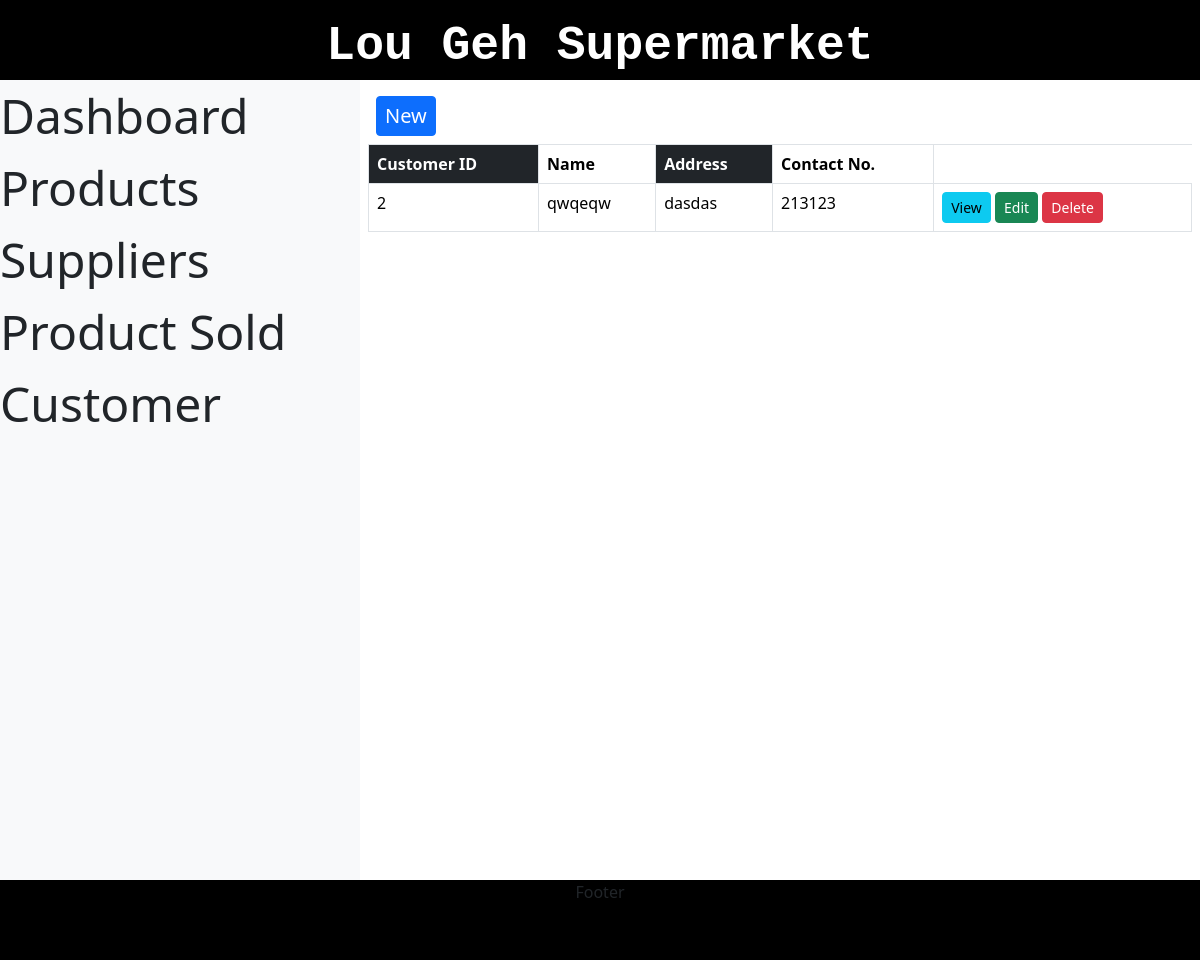
/customer.php, run on the app's committed database.
### tables this page shows
CREATE TABLE `customers_tbl` (
  `customer_id` smallint(12) NOT NULL,
  `full_name` varchar(50) NOT NULL,
  `address` varchar(50) NOT NULL,
  `contact_no` varchar(20) NOT NULL
);

### customer.php (the view, shortened to what this page needs)
<?php include 'conn.php' ?>
<html lang="en">
<head>
    <link rel="stylesheet" href="css/bootstrap.css">
    <link rel="stylesheet" href="style.css">
</head>
<body>
    <div class="header text-white fw-bolder font-monospace f">Lou Geh Supermarket</div>
    <div class="sidebar bg-light" style="font-size: 3rem;">
        <a class="nav-link  text-dark" href="#">Dashboard</a>
        <a class="nav-link  active text-dark" href="products.php">Products</a>
        <a class="nav-link text-dark" href="suppliers.php">Suppliers</a>
        <a class="nav-link text-dark" href="order.php">Product Sold</a>
        <a class="nav-link text-dark " href="customer.php">Customer</a>
    </div>
    <div class="body">
          <div class="row p-2">
            <div class="col-xs-12">
              <div class="box">
                 <a href="customers_modal.php"  class="btn btn-primary btn-sm btn-flat m-2 fs-5"><i class="fa fa-plus"></i> New</a>
                <div class="box-body">
                  <table id="example1" class="table table-bordered">
                    <thead>
                        <th class="bg-dark text-white">Customer ID</th>
                      <th>Name</th>
                      <th class="bg-dark text-white">Address</th>
                      <th>Contact No.</th>
                    <tbody>
                    <?php
                                    $query = "SELECT * FROM customers_tbl";
                                    $query_run = mysqli_query($conn, $query);
                                    if(mysqli_num_rows($query_run) > 0)
                                    {
                                        foreach($query_run as $customer)
                                        {
                                            ?>
                                            <tr>
                                                <td><?= $customer['customer_id']; ?></td>
                                                <td><?= $customer['full_name']; ?></td>
                                                <td><?= $customer['address']; ?></td>
                                                <td><?= $customer['contact_no']; ?></td>
                                                <td>
                                                    <a href="customer_view.php?id=<?= $customer['customer_id']; ?>" class="btn btn-info btn-sm ">View</a>
                                                    <a href="customer_edit.php?id=<?= $customer['customer_id']; ?>" class="btn btn-success btn-sm">Edit</a>
                                                    <form action="customer_crud.php" method="POST" class="d-inline">
                                                        <button type="submit" name="delete_customer" value="<?=$customer['customer_id'];?>" class="btn btn-danger btn-sm">Delete</button>
                                                    </form>
                                                </td>
                                            </tr>
                                            <?php
                                        }
                                    }
                                    else
                                    {
                                        echo "<h5> No Record Found </h5>";
                                    }
                                ?>
                    </tbody>
                    </thead>
                  </table>
                </div>
              </div>
            </div>
          </div>
    </div>
    <div class="footer">Footer</div>
</body>
</html>

### style.css (style rules this page uses)
* { margin: 0; padding: 0; box-sizing: border-box; }
.header { height: 80px; width: 100%; background: black; text-align: center; padding: 10px; font-size: 3rem; }
.sidebar { height: 100%; width: 30%; background: black; float: left; position: relative; transition: 0.4s; list-style: none; }
.body { width: 70%; height: 100%; background: white; float: left; }
.footer { clear: both; background: black; width: 100%; height: 80px; text-align: center; }

### data on the page
customers_tbl: customer_id "2", full_name "qwqeqw", address "dasdas", contact_no "213123"
